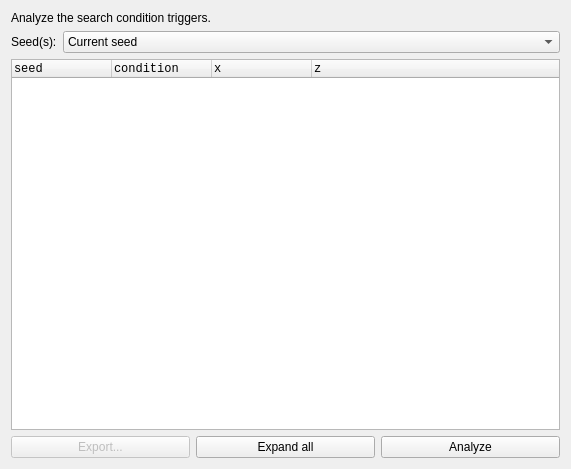
<?xml version="1.0" encoding="UTF-8"?>
<ui version="4.0">
 <class>TabTriggers</class>
 <widget class="QWidget" name="TabTriggers">
  <property name="geometry">
   <rect>
    <x>0</x>
    <y>0</y>
    <width>571</width>
    <height>469</height>
   </rect>
  </property>
  <property name="windowTitle">
   <string>Form</string>
  </property>
  <layout class="QGridLayout" name="gridLayout">
   <item row="1" column="0">
    <widget class="QLabel" name="label">
     <property name="text">
      <string>Seed(s):</string>
     </property>
    </widget>
   </item>
   <item row="5" column="0" colspan="2">
    <widget class="QTreeWidget" name="treeWidget">
     <property name="font">
      <font>
       <family>Monospace</family>
      </font>
     </property>
     <property name="editTriggers">
      <set>QAbstractItemView::NoEditTriggers</set>
     </property>
     <property name="dragDropMode">
      <enum>QAbstractItemView::NoDragDrop</enum>
     </property>
     <property name="indentation">
      <number>12</number>
     </property>
     <property name="animated">
      <bool>true</bool>
     </property>
     <property name="expandsOnDoubleClick">
      <bool>false</bool>
     </property>
     <attribute name="headerDefaultSectionSize">
      <number>100</number>
     </attribute>
     <column>
      <property name="text">
       <string>seed</string>
      </property>
      <property name="font">
       <font>
        <family>Monospace</family>
       </font>
      </property>
     </column>
     <column>
      <property name="text">
       <string>condition</string>
      </property>
      <property name="font">
       <font>
        <family>Monospace</family>
       </font>
      </property>
     </column>
     <column>
      <property name="text">
       <string>x</string>
      </property>
      <property name="font">
       <font>
        <family>Monospace</family>
       </font>
      </property>
     </column>
     <column>
      <property name="text">
       <string>z</string>
      </property>
      <property name="font">
       <font>
        <family>Monospace</family>
       </font>
      </property>
     </column>
    </widget>
   </item>
   <item row="0" column="0" colspan="2">
    <widget class="QLabel" name="labelDescription">
     <property name="text">
      <string>Analyze the search condition triggers.</string>
     </property>
    </widget>
   </item>
   <item row="1" column="1">
    <widget class="QComboBox" name="comboSeedSource">
     <property name="sizePolicy">
      <sizepolicy hsizetype="MinimumExpanding" vsizetype="Fixed">
       <horstretch>0</horstretch>
       <verstretch>0</verstretch>
      </sizepolicy>
     </property>
     <item>
      <property name="text">
       <string>Current seed</string>
      </property>
     </item>
     <item>
      <property name="text">
       <string>From matching seeds list</string>
      </property>
     </item>
    </widget>
   </item>
   <item row="6" column="0" colspan="2">
    <layout class="QHBoxLayout" name="horizontalLayout">
     <item>
      <widget class="QPushButton" name="pushExport">
       <property name="enabled">
        <bool>false</bool>
       </property>
       <property name="text">
        <string>Export...</string>
       </property>
      </widget>
     </item>
     <item>
      <widget class="QPushButton" name="pushExpand">
       <property name="text">
        <string>Expand all</string>
       </property>
      </widget>
     </item>
     <item>
      <widget class="QPushButton" name="pushStart">
       <property name="text">
        <string>Analyze</string>
       </property>
      </widget>
     </item>
    </layout>
   </item>
  </layout>
 </widget>
 <resources/>
 <connections/>
</ui>
